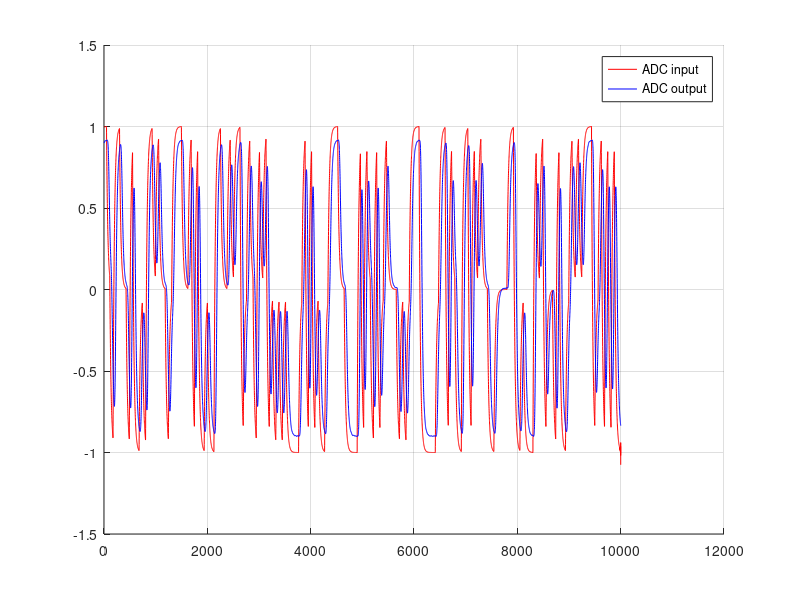
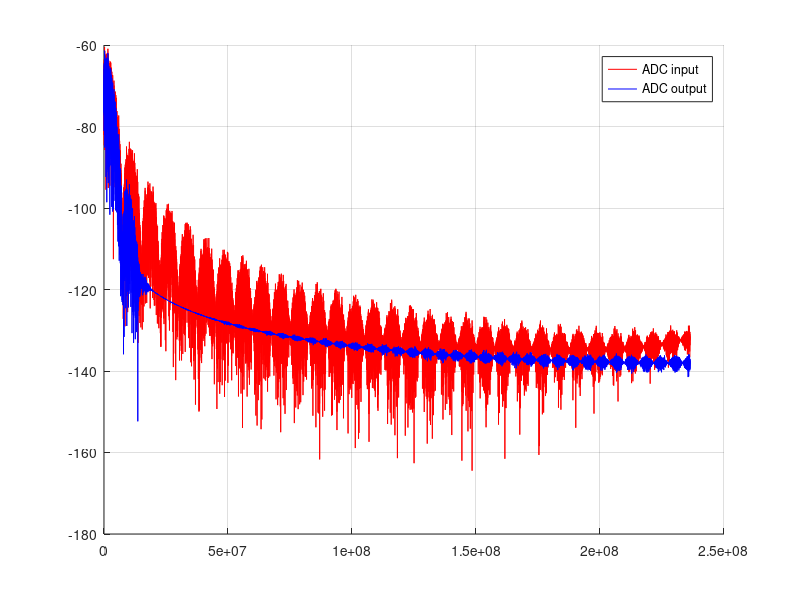

MATLAB code to generate these figures, in order:
clear all;

%%%%%%%%%%%%%%%%%%%%%%%%%%%%%%%%%%%%%%%%%%%%%%%%%%%%%%%%%%%%%%%%%
%%%% setup
% All units are Hz and Volts

% test signal setup
fsymb       = 7.5e6;      % test symbols frequency
analog_ovrs = 25;         % oversampling to represent analog signals
cutoff      = 3e6;        % signal filter cutoff frequency (1st order, -3dB)
% ADC setup
fs          = 472.5e6;    % ADC raw sample rate
sd_ovrs     = fs/fsymb;   % ADC oversampling rate
diff_bias1  = +0.01;
diff_bias2  = -0.01;
cmp_bias    = -0.2;
Vref        =  2.5; 
noise_sigma =  0.02; 
% simulation time
sim_time    = 0.1e-3;     % simulation time

%%%%%%%%%%%%%%%%%%%%%%%%%%%%%%%%%%%%%%%%%%%%%%%%%%%%%%%%%%%%%%%%%
%%% generate input signal

% time sequence
t = (0:1/(fs*analog_ovrs):sim_time-1/(fs*analog_ovrs));

% input signal - random PAM3
in4 = randi([-1 +1], 1, length(t)/(analog_ovrs*(fs/fsymb)));
in4 = reshape(repmat(in4, analog_ovrs*(fs/fsymb), 1), 1, length(t));

% signal filter
rec_tf   = c2d(tf(1, [1/(2*pi*cutoff) 1]), 1/(fs*analog_ovrs));   
[flt.tx_filter_num, flt.tx_filter_den] = tfdata(rec_tf, 'v');

% adc input signal
adc_input = filter(flt.tx_filter_num, flt.tx_filter_den, in4);

% resample input signal for plot only
adc_input_r = resample(adc_input, 1, analog_ovrs);

%%%%%%%%%%%%%%%%%%%%%%%%%%%%%%%%%%%%%%%%%%%%%%%%%%%%%%%%%%%%%%%%%
%%%%%%%%%%%%%%%%%%%%%%%%%%%%%%%%%%%%%%%%%%%%%%%%%%%%%%%%%%%%%%%%%
%%%%%%%%%%%%%%%%%%%%%%%%%%%%%%%%%%%%%%%%%%%%%%%%%%%%%%%%%%%%%%%%%
%%% ADC analog part
dac_out     = zeros(1, length(adc_input)/analog_ovrs);
noise       = noise_sigma * randn(3, length(t));
dac         = 0;
integrator1 = 0;
integrator2 = 0;


% filter coefficients
a1 = 2;
b1 = 0.5;
a2 = 1;
b2 = 50;

for i=1:length(adc_input)
    err1        = adc_input(i)- b1*dac + diff_bias1;    % error calculation 
    integrator1 = integrator1 + a1*err1 + noise(1, i);  % integrator 
    
    err2        = integrator1 - b2*dac + diff_bias2;    % error calculation 
    integrator2 = integrator2 + a2*err2 + noise(2, i);  % integrator
    
    if(mod(i, analog_ovrs)==0)               % comparator and sampler
        dac  = Vref*sign(integrator2 + cmp_bias + noise(3, i));
        dac_out(i/analog_ovrs) = dac;    
    end
end

%%%%%%%%%%%%%%%%%%%%%%%%%%%%%%%%%%%%%%%%%%%%%%%%%%%%%%%%%%%%%%%%%
%%%%%%%%%%%%%%%%%%%%%%%%%%%%%%%%%%%%%%%%%%%%%%%%%%%%%%%%%%%%%%%%%
%%%%%%%%%%%%%%%%%%%%%%%%%%%%%%%%%%%%%%%%%%%%%%%%%%%%%%%%%%%%%%%%%
%%% ADC digital part

%%%%%%%%%%%%%%%%%%%%%%%%%%%%%%%%%%%%%%%%%%
% giant filter just for testing
% f_pass=3
% f_block=13
% a_block=-150dB

flt2_num = [  -0.0001573141843083,-8.633271245897e-05,-9.917286695792e-05, -0.0001030285907574, ...
  -9.276608939232e-05, -6.227238464387e-05, -4.259718936231e-06, 8.946081417693e-05, ...
  0.0002281307394882,0.0004216319357445,0.0006805245562375, 0.001015528639767, ...
   0.001437574466143, 0.001957222069436, 0.002584447537782, 0.003328222462836, ...
   0.004196053486178, 0.005193674775058, 0.006324679572635,  0.00759012972115, ...
   0.008988407884082,  0.01051484141936,  0.01216156637634,  0.01391741208812, ...
    0.01576814883838,  0.01769631926666,  0.01968158726936,  0.02170084686872, ...
    0.02372889933714,  0.02573881089455,  0.02770239264592,  0.02959065647781, ...
    0.03137483602187,  0.03302704415484,  0.03452019764641,  0.03582978394968, ...
    0.03693360772938,  0.03781270661771,  0.03845193541496,   0.0388399794176, ...
    0.03897012819567,   0.0388399794176,  0.03845193541496,  0.03781270661771, ...
    0.03693360772938,  0.03582978394968,  0.03452019764641,  0.03302704415484, ...
    0.03137483602187,  0.02959065647781,  0.02770239264592,  0.02573881089455, ...
    0.02372889933714,  0.02170084686872,  0.01968158726936,  0.01769631926666, ...
    0.01576814883838,  0.01391741208812,  0.01216156637634,  0.01051484141936, ...
   0.008988407884082,  0.00759012972115, 0.006324679572635, 0.005193674775058, ...
   0.004196053486178, 0.003328222462836, 0.002584447537782, 0.001957222069436, ...
   0.001437574466143, 0.001015528639767, 0.0006805245562375, 0.0004216319357445, ...
  0.0002281307394882, 8.946081417693e-05, -4.259718936231e-06, -6.227238464387e-05, ...
  -9.276608939232e-05 ,-0.0001030285907574, -9.917286695792e-05, -8.633271245897e-05, ...
  -0.0001573141843083];

adc_output = filter(flt2_num, 1, dac_out)/Vref;

%%%%%%%%%%%%%%%%%%%%%%%%%%%%%%%%%%%%%%%%%%%
% plot signal before and after ADC
figure; hold all; grid on;
stairs(adc_input_r(end-10000:end), 'r');
stairs(adc_output(end-10000:end),  'b');
legend('ADC input', 'ADC output');

%%%%%%%%%%%%%%%%%%%%%%%%%%%%%%%%%%%%%%%%%%%
% plot signal spectrum 
[adc_input_r_pwr, f] = periodogram(adc_input_r, [], [], fs);
[adc_output_pwr,  f] = periodogram(adc_output , [], [], fs); 

figure; hold all; grid on;
plot(f, 10*log10(adc_input_r_pwr),  'r');
plot(f, 10*log10(adc_output_pwr),   'b');
legend('ADC input', 'ADC output');


